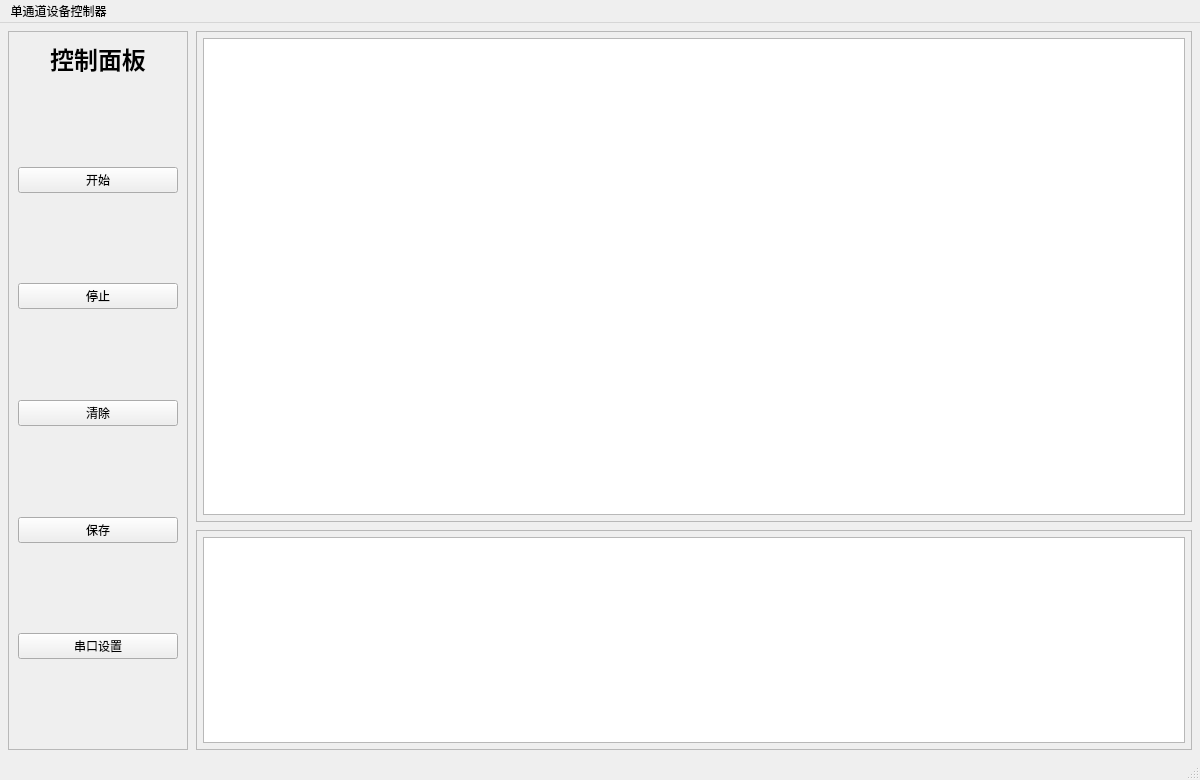
<?xml version="1.0" encoding="UTF-8"?>
<ui version="4.0">
 <class>MainWindow</class>
 <widget class="QMainWindow" name="MainWindow">
  <property name="geometry">
   <rect>
    <x>0</x>
    <y>0</y>
    <width>1200</width>
    <height>780</height>
   </rect>
  </property>
  <property name="windowTitle">
   <string>QtBCI</string>
  </property>
  <widget class="QWidget" name="centralwidget">
   <layout class="QHBoxLayout" name="horizontalLayout">
    <property name="spacing">
     <number>8</number>
    </property>
    <property name="leftMargin">
     <number>8</number>
    </property>
    <property name="topMargin">
     <number>8</number>
    </property>
    <property name="rightMargin">
     <number>8</number>
    </property>
    <property name="bottomMargin">
     <number>8</number>
    </property>
    <item>
     <widget class="QFrame" name="frameControl">
      <property name="minimumSize">
       <size>
        <width>180</width>
        <height>0</height>
       </size>
      </property>
      <property name="maximumSize">
       <size>
        <width>220</width>
        <height>16777215</height>
       </size>
      </property>
      <property name="frameShape">
       <enum>QFrame::Shape::StyledPanel</enum>
      </property>
      <property name="frameShadow">
       <enum>QFrame::Shadow::Raised</enum>
      </property>
      <layout class="QVBoxLayout" name="verticalLayoutControl">
       <property name="spacing">
        <number>10</number>
       </property>
       <item>
        <widget class="QLabel" name="label">
         <property name="font">
          <font>
           <pointsize>18</pointsize>
           <bold>true</bold>
          </font>
         </property>
         <property name="text">
          <string>控制面板</string>
         </property>
         <property name="alignment">
          <set>Qt::AlignmentFlag::AlignCenter</set>
         </property>
        </widget>
       </item>
       <item>
        <spacer name="verticalSpacer_5">
         <property name="orientation">
          <enum>Qt::Orientation::Vertical</enum>
         </property>
         <property name="sizeHint" stdset="0">
          <size>
           <width>20</width>
           <height>40</height>
          </size>
         </property>
        </spacer>
       </item>
       <item>
        <widget class="QPushButton" name="pushButton_start">
         <property name="text">
          <string>开始</string>
         </property>
        </widget>
       </item>
       <item>
        <spacer name="verticalSpacer_4">
         <property name="orientation">
          <enum>Qt::Orientation::Vertical</enum>
         </property>
         <property name="sizeHint" stdset="0">
          <size>
           <width>20</width>
           <height>40</height>
          </size>
         </property>
        </spacer>
       </item>
       <item>
        <widget class="QPushButton" name="pushButton_stop">
         <property name="text">
          <string>停止</string>
         </property>
        </widget>
       </item>
       <item>
        <spacer name="verticalSpacer_3">
         <property name="orientation">
          <enum>Qt::Orientation::Vertical</enum>
         </property>
         <property name="sizeHint" stdset="0">
          <size>
           <width>20</width>
           <height>40</height>
          </size>
         </property>
        </spacer>
       </item>
       <item>
        <widget class="QPushButton" name="pushButton_clear">
         <property name="text">
          <string>清除</string>
         </property>
        </widget>
       </item>
       <item>
        <spacer name="verticalSpacer_2">
         <property name="orientation">
          <enum>Qt::Orientation::Vertical</enum>
         </property>
         <property name="sizeHint" stdset="0">
          <size>
           <width>20</width>
           <height>40</height>
          </size>
         </property>
        </spacer>
       </item>
       <item>
        <widget class="QPushButton" name="pushButton_save">
         <property name="text">
          <string>保存</string>
         </property>
        </widget>
       </item>
       <item>
        <spacer name="verticalSpacer_6">
         <property name="orientation">
          <enum>Qt::Orientation::Vertical</enum>
         </property>
         <property name="sizeHint" stdset="0">
          <size>
           <width>20</width>
           <height>30</height>
          </size>
         </property>
        </spacer>
       </item>
       <item>
        <widget class="QPushButton" name="pushButton_serialConfig">
         <property name="text">
          <string>串口设置</string>
         </property>
        </widget>
       </item>
       <item>
        <spacer name="verticalSpacer">
         <property name="orientation">
          <enum>Qt::Orientation::Vertical</enum>
         </property>
         <property name="sizeHint" stdset="0">
          <size>
           <width>20</width>
           <height>40</height>
          </size>
         </property>
        </spacer>
       </item>
      </layout>
     </widget>
    </item>
    <item>
     <layout class="QVBoxLayout" name="verticalLayoutRight">
      <property name="spacing">
       <number>8</number>
      </property>
      <item>
       <widget class="QFrame" name="framePlot">
        <property name="frameShape">
         <enum>QFrame::Shape::StyledPanel</enum>
        </property>
        <property name="frameShadow">
         <enum>QFrame::Shadow::Raised</enum>
        </property>
        <layout class="QVBoxLayout" name="verticalLayoutPlot">
         <property name="leftMargin">
          <number>6</number>
         </property>
         <property name="topMargin">
          <number>6</number>
         </property>
         <property name="rightMargin">
          <number>6</number>
         </property>
         <property name="bottomMargin">
          <number>6</number>
         </property>
         <item>
          <widget class="QListWidget" name="listWidget_picture"/>
         </item>
        </layout>
       </widget>
      </item>
      <item>
       <widget class="QFrame" name="frameLog">
        <property name="maximumSize">
         <size>
          <width>16777215</width>
          <height>220</height>
         </size>
        </property>
        <property name="frameShape">
         <enum>QFrame::Shape::StyledPanel</enum>
        </property>
        <property name="frameShadow">
         <enum>QFrame::Shadow::Raised</enum>
        </property>
        <layout class="QVBoxLayout" name="verticalLayoutLog">
         <property name="leftMargin">
          <number>6</number>
         </property>
         <property name="topMargin">
          <number>6</number>
         </property>
         <property name="rightMargin">
          <number>6</number>
         </property>
         <property name="bottomMargin">
          <number>6</number>
         </property>
         <item>
          <widget class="QListWidget" name="listWidget_text"/>
         </item>
        </layout>
       </widget>
      </item>
     </layout>
    </item>
   </layout>
  </widget>
  <widget class="QMenuBar" name="menubar">
   <property name="geometry">
    <rect>
     <x>0</x>
     <y>0</y>
     <width>1200</width>
     <height>24</height>
    </rect>
   </property>
   <widget class="QMenu" name="menu">
    <property name="title">
     <string>单通道设备控制器</string>
    </property>
   </widget>
   <addaction name="menu"/>
  </widget>
  <widget class="QStatusBar" name="statusbar"/>
 </widget>
 <resources/>
 <connections/>
</ui>
